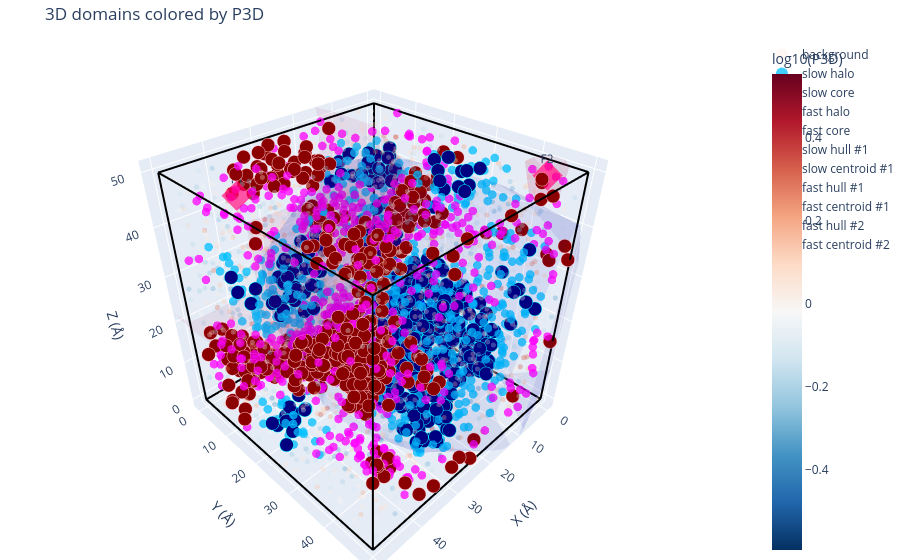

The notebook cell this image was saved under:
### Code cell
fig = plot_domains_3d_plotly(
    result,
    color_by="P3D",
    show_background=True,
    max_background=3000,
    show_slow=True,
    show_fast=True,
    show_hulls=True,
    show_centroids=True,
    hull_for="members",
    title="3D domains colored by P3D"
)
fig.show()

### Figure 1 — Plotly figure (JSON) as saved in the notebook; plotly's stock layout.template omitted (floating-point values rounded to 4 significant figures; data arrays with more than 128 entries replaced by an {"elided": "..."} marker saying what was removed)
{"data": [{"marker": {"color": {"elided": "2102 float values"}, "colorbar": {"title": {"text": "log10(P3D)"}}, "colorscale": [[0, "rgb(5,48,97)"], [0.1, "rgb(33,102,172)"], [0.2, "rgb(67,147,195)"], [0.3, "rgb(146,197,222)"], [0.4, "rgb(209,229,240)"], [0.5, "rgb(247,247,247)"], [0.6, "rgb(253,219,199)"], [0.7, "rgb(244,165,130)"], [0.8, "rgb(214,96,77)"], [0.9, "rgb(178,24,43)"], [1, "rgb(103,0,31)"]], "opacity": 0.35, "showscale": true, "size": 3}, "mode": "markers", "name": "background", "type": "scatter3d", "x": {"elided": "2102 float values"}, "y": {"elided": "2102 float values"}, "z": {"elided": "2102 float values"}}, {"marker": {"color": "deepskyblue", "opacity": 0.75, "size": 5}, "mode": "markers", "name": "slow halo", "type": "scatter3d", "x": {"elided": "578 float values"}, "y": {"elided": "578 float values"}, "z": {"elided": "578 float values"}}, {"marker": {"color": "navy", "line": {"color": "cyan", "width": 1}, "opacity": 1, "size": 8}, "mode": "markers", "name": "slow core", "type": "scatter3d", "x": {"elided": "410 float values"}, "y": {"elided": "410 float values"}, "z": {"elided": "410 float values"}}, {"marker": {"color": "magenta", "opacity": 0.75, "size": 5}, "mode": "markers", "name": "fast halo", "type": "scatter3d", "x": {"elided": "596 float values"}, "y": {"elided": "596 float values"}, "z": {"elided": "596 float values"}}, {"marker": {"color": "darkred", "line": {"color": "pink", "width": 1}, "opacity": 1, "size": 8}, "mode": "markers", "name": "fast core", "type": "scatter3d", "x": {"elided": "410 float values"}, "y": {"elided": "410 float values"}, "z": {"elided": "410 float values"}}, {"color": "rgba(0,0,180,0.65)", "hoverinfo": "skip", "i": [188, 572, 572, 339, 136, 906, 906, 53, 900, 671, 671, 671, 125, 915, 915, 863, 863, 863, 870, 870, 870, 870, 612, 612, 923, 923, 923, 668, 668, 757, 544, 544, 202, 202, 202, 202, 202, 694, 729, 729, 181, 181, 181, 603, 603, 603, 603, 603, 439, 439, 439, 11, 11, 11, 969, 969, 969, 969, 969, 969, 884, 884, 884, 884, 313, 313, 313, 890, 890, 890, 890, 192, 192, 192, 710, 710, 197, 197, 197, 490, 490, 490, 30, 30, 30, 30, 30, 702, 702, 702, 700, 700, 700, 700, 231, 231, 231, 231, 172, 172, 172, 232, 607, 607, 607, 607, 607, 607], "j": [673, 790, 790, 572, 790, 790, 585, 188, 572, 900, 673, 508, 339, 909, 125, 188, 248, 248, 188, 248, 751, 248, 751, 136, 585, 673, 19, 189, 19, 189, 188, 53, 53, 19, 757, 19, 544, 572, 671, 671, 572, 125, 125, 915, 915, 248, 258, 258, 339, 915, 915, 248, 258, 258, 136, 790, 258, 612, 258, 612, 923, 668, 923, 668, 790, 202, 202, 906, 757, 313, 313, 544, 202, 202, 508, 310, 710, 310, 673, 671, 225, 915, 729, 729, 694, 900, 694, 906, 313, 313, 225, 710, 671, 710, 125, 490, 915, 490, 490, 909, 197, 197, 172, 490, 172, 232, 710, 232], "k": [909, 661, 947, 947, 35, 661, 661, 35, 396, 396, 661, 673, 572, 643, 339, 909, 909, 188, 35, 188, 35, 751, 35, 35, 661, 661, 673, 585, 189, 585, 673, 188, 35, 189, 189, 673, 673, 661, 661, 900, 396, 396, 572, 947, 909, 909, 947, 248, 947, 947, 339, 751, 751, 248, 790, 947, 947, 136, 751, 751, 19, 19, 585, 585, 35, 35, 757, 585, 585, 906, 757, 53, 53, 544, 673, 673, 310, 673, 909, 396, 671, 643, 661, 900, 661, 572, 572, 790, 790, 906, 671, 225, 508, 508, 396, 396, 125, 915, 643, 643, 909, 710, 490, 225, 197, 197, 225, 710], "name": "slow hull #1", "opacity": 0.12, "showlegend": true, "type": "mesh3d", "x": {"elided": "988 float values"}, "y": {"elided": "988 float values"}, "z": {"elided": "988 float values"}}, {"marker": {"color": "rgba(0,0,180,0.65)", "size": 10, "symbol": "diamond"}, "mode": "markers+text", "name": "slow centroid #1", "text": ["S1"], "textposition": "top center", "type": "scatter3d", "x": [13.54], "y": [27.27], "z": [17.23]}, {"color": "rgba(180,0,80,0.65)", "hoverinfo": "skip", "i": [492, 492, 872, 872, 514, 435, 435, 435, 30, 30, 574, 574, 152, 152, 152, 308, 308, 243, 243, 243, 243, 582, 582, 582, 582, 582, 582, 543, 543, 543, 543, 543, 510, 147, 147, 147, 197, 197, 197, 368, 368, 368, 368, 772, 772, 772, 772, 45, 45, 45, 45, 95, 95, 80, 566, 566, 566, 988, 988, 721, 721, 970, 970, 970, 970, 970, 3, 3, 3, 3, 3, 3, 487, 487, 487, 487, 487, 487, 460, 460, 460, 460, 460, 173, 173, 173, 173, 193, 193, 193, 44, 44, 774, 774, 774, 928, 928, 564, 564, 564, 102, 102, 815, 815, 815, 33, 262, 262, 262, 107, 107, 107, 107, 682, 682, 682, 682, 27, 27, 27, 27, 187, 187, 187, 187, 187], "j": [693, 693, 59, 59, 481, 798, 693, 693, 893, 59, 492, 492, 602, 59, 59, 59, 514, 219, 748, 910, 748, 219, 720, 872, 219, 693, 693, 602, 373, 373, 602, 872, 603, 883, 435, 435, 435, 435, 510, 893, 490, 893, 603, 748, 373, 798, 748, 30, 30, 602, 893, 30, 30, 574, 720, 308, 308, 308, 308, 435, 243, 582, 582, 373, 910, 373, 574, 80, 514, 510, 481, 80, 510, 95, 510, 988, 95, 988, 435, 721, 721, 219, 243, 197, 3, 197, 3, 197, 506, 883, 368, 368, 506, 193, 193, 506, 2, 44, 928, 928, 772, 2, 44, 368, 368, 197, 102, 564, 564, 102, 373, 102, 772, 815, 33, 33, 815, 262, 262, 490, 102, 564, 682, 564, 506, 682], "k": [757, 174, 620, 720, 174, 601, 976, 757, 557, 602, 174, 757, 620, 620, 602, 720, 174, 910, 798, 473, 473, 910, 174, 720, 976, 976, 174, 139, 139, 872, 620, 620, 557, 601, 601, 883, 757, 883, 603, 139, 139, 557, 557, 473, 473, 601, 798, 602, 893, 139, 139, 557, 59, 174, 174, 174, 720, 59, 514, 798, 798, 910, 872, 872, 473, 473, 757, 574, 481, 514, 174, 174, 557, 557, 514, 514, 59, 59, 976, 435, 243, 976, 219, 757, 757, 510, 510, 883, 197, 601, 416, 490, 601, 601, 506, 601, 601, 490, 506, 2, 601, 601, 416, 416, 603, 603, 2, 490, 2, 139, 139, 772, 373, 44, 603, 197, 603, 490, 102, 139, 139, 44, 44, 506, 197, 197], "name": "fast hull #1", "opacity": 0.12, "showlegend": true, "type": "mesh3d", "x": {"elided": "989 float values"}, "y": {"elided": "989 float values"}, "z": {"elided": "989 float values"}}, {"marker": {"color": "rgba(180,0,80,0.65)", "size": 10, "symbol": "diamond"}, "mode": "markers+text", "name": "fast centroid #1", "text": ["F1"], "textposition": "top center", "type": "scatter3d", "x": [38.11], "y": [3.493], "z": [43.2]}, {"color": "rgba(180,0,80,0.65)", "hoverinfo": "skip", "i": [1, 1, 3, 9, 9, 9, 9, 12, 12, 12, 7, 7, 7, 5, 5, 5, 5, 14, 14, 14, 14, 14], "j": [16, 16, 16, 16, 16, 13, 13, 8, 8, 1, 13, 8, 8, 13, 1, 12, 12, 8, 3, 8, 16, 3], "k": [4, 11, 10, 10, 11, 10, 11, 4, 13, 4, 10, 10, 13, 11, 11, 13, 1, 10, 10, 4, 4, 16], "name": "fast hull #2", "opacity": 0.12, "showlegend": true, "type": "mesh3d", "x": [6.595, 1.033, 4.27, 5.295, 0.5041, 3.96, 4.017, 6.934, 4.861, 5.727, 7.847, 4.017, 2.982, 6.268, 2.878, 1.688, 3.072], "y": [45.43, 47.01, 44.24, 45.13, 42.92, 47.0, 45.61, 42.74, 40.78, 47.46, 44.43, 47.9, 43.86, 46.08, 41.26, 45.25, 47.02], "z": [49.45, 50.24, 47.77, 45.38, 49.05, 53.16, 50.63, 50.14, 50.61, 46.9, 46.27, 49.09, 52.52, 54.55, 48.79, 48.28, 44.45]}, {"marker": {"color": "rgba(180,0,80,0.65)", "size": 10, "symbol": "diamond"}, "mode": "markers+text", "name": "fast centroid #2", "text": ["F2"], "textposition": "top center", "type": "scatter3d", "x": [4.234], "y": [44.96], "z": [49.25]}, {"hoverinfo": "skip", "line": {"color": "black", "width": 4}, "mode": "lines", "showlegend": false, "type": "scatter3d", "x": [0, 50], "y": [0, 0], "z": [0, 0]}, {"hoverinfo": "skip", "line": {"color": "black", "width": 4}, "mode": "lines", "showlegend": false, "type": "scatter3d", "x": [50, 50], "y": [0, 50], "z": [0, 0]}, {"hoverinfo": "skip", "line": {"color": "black", "width": 4}, "mode": "lines", "showlegend": false, "type": "scatter3d", "x": [50, 0], "y": [50, 50], "z": [0, 0]}, {"hoverinfo": "skip", "line": {"color": "black", "width": 4}, "mode": "lines", "showlegend": false, "type": "scatter3d", "x": [0, 0], "y": [50, 0], "z": [0, 0]}, {"hoverinfo": "skip", "line": {"color": "black", "width": 4}, "mode": "lines", "showlegend": false, "type": "scatter3d", "x": [0, 50], "y": [0, 0], "z": [50, 50]}, {"hoverinfo": "skip", "line": {"color": "black", "width": 4}, "mode": "lines", "showlegend": false, "type": "scatter3d", "x": [50, 50], "y": [0, 50], "z": [50, 50]}, {"hoverinfo": "skip", "line": {"color": "black", "width": 4}, "mode": "lines", "showlegend": false, "type": "scatter3d", "x": [50, 0], "y": [50, 50], "z": [50, 50]}, {"hoverinfo": "skip", "line": {"color": "black", "width": 4}, "mode": "lines", "showlegend": false, "type": "scatter3d", "x": [0, 0], "y": [50, 0], "z": [50, 50]}, {"hoverinfo": "skip", "line": {"color": "black", "width": 4}, "mode": "lines", "showlegend": false, "type": "scatter3d", "x": [0, 0], "y": [0, 0], "z": [0, 50]}, {"hoverinfo": "skip", "line": {"color": "black", "width": 4}, "mode": "lines", "showlegend": false, "type": "scatter3d", "x": [50, 50], "y": [0, 0], "z": [0, 50]}, {"hoverinfo": "skip", "line": {"color": "black", "width": 4}, "mode": "lines", "showlegend": false, "type": "scatter3d", "x": [50, 50], "y": [50, 50], "z": [0, 50]}, {"hoverinfo": "skip", "line": {"color": "black", "width": 4}, "mode": "lines", "showlegend": false, "type": "scatter3d", "x": [0, 0], "y": [50, 50], "z": [0, 50]}], "layout": {"legend": {"itemsizing": "constant"}, "margin": {"b": 0, "l": 0, "r": 0, "t": 40}, "scene": {"aspectmode": "data", "xaxis": {"range": [-2, 52], "title": {"text": "X (Å)"}}, "yaxis": {"range": [-2, 52], "title": {"text": "Y (Å)"}}, "zaxis": {"range": [-2, 52], "title": {"text": "Z (Å)"}}}, "title": {"text": "3D domains colored by P3D"}}}
